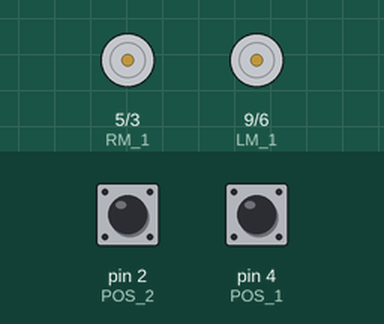
A sketch run on a simulated Arduino Uno, built with avr-gcc and run on an emulated ATmega328P. On the bench: motor-driver pin pairs drawn as motors (green arrow = first pin HIGH = forward, orange = second pin HIGH = backward, longer = more drive). The inputs (shaded band) are chosen by the test bench; at power-on: pin 2 (POS_2) HIGH, pin 4 (POS_1) HIGH.

Above: at 2.2 s.
2.3 s: pin 2 (POS_2) pulled LOW for 0.15 s
At 4.0 s:
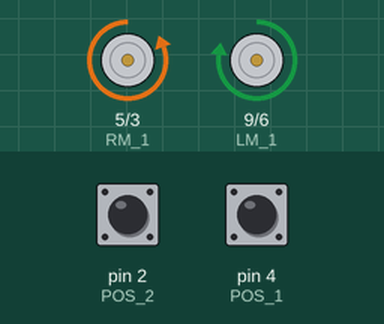
At 8.7 s:
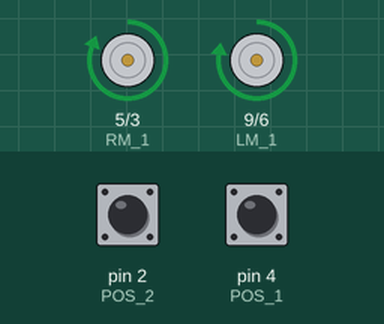
Timing chart, 0 to 36.2 s (numbered marks = the images above; inputs shaded):
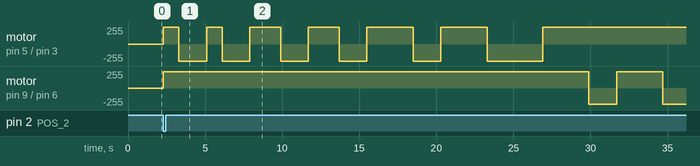

The sketch:

pilesas.ino
```cpp
// переменные двигателей
#define RM_1 5    // IN1 - правый мотор, первый вывод
#define RM_2 3    // IN2 - правый мотор, второй вывод
#define LM_1 9    // IN3 - левый мотор, первый вывод
#define LM_2 6    // IN4 - левый мотор, второй вывод

// переменные кнопки
#define POS_1 4 // Позиция 1 - кнопка выбора автоматического режима
#define POS_2 2 // Позиция 2 - кнопка выбора ручного режима

// переменные ультразвуковых дальномеров
#include <Ultrasonic.h>
//переименование пинов УЗ датчика (левый)
#define TRIG_L 11 // Пин TRIG левого датчика
#define ECHO_L 10 // Пин ECHO левого датчика
//переименование пинов УЗ датчика (правый)
#define TRIG_R 13 // Пин TRIG правого датчика
#define ECHO_R 12 // Пин ECHO правого датчика
long  cm_R, cm_L; // Переменные для хранения расстояний (в см) с датчиков
int duration;     // Переменная для хранения длительности импульса

// Параметры управления
int time=1800;    // Время выполнения поворота (мс)
int speedR=255;   // Скорость правого мотора (0-255)
int speedL=243;   // Скорость левого мотора (0-255)
int n=3;          // Количество витков спирали в ручном режиме

void setup() {
  Serial.begin(9600); // Инициализация последовательного порта

  // Настройка пинов моторов как выходы
  pinMode(LM_1, OUTPUT);
  pinMode(LM_2, OUTPUT);
  pinMode(RM_1, OUTPUT);
  pinMode(RM_2, OUTPUT);

  // Настройка пинов ультразвуковых датчиков
  pinMode(TRIG_R, OUTPUT);
  pinMode(ECHO_R, INPUT);
  pinMode(TRIG_L, OUTPUT);
  pinMode(ECHO_L, INPUT);

  // Настройка пинов кнопок с подтяжкой к питанию
  pinMode(POS_1, INPUT_PULLUP);
  pinMode(POS_2, INPUT_PULLUP);

  delay(1000); // Пауза для стабилизации
}

// Функция измерения расстояний ультразвуковыми датчиками
void UZ(){
  // Измерение правым датчиком
  digitalWrite(TRIG_R, LOW);
  delayMicroseconds(2);
  digitalWrite(TRIG_R, HIGH);
  delayMicroseconds(10);
  digitalWrite(TRIG_R, LOW);
  duration = pulseIn(ECHO_R, HIGH); // Измерение длительности отраженного сигнала
  cm_R = duration*0.034/2; // Перевод в сантиметры

  // Вывод расстояния справа
  Serial.print("Расстояние до препятствия справа= ");
  Serial.print(cm_R);
  Serial.println(" см");
  delay(15);

  // Измерение левым датчиком
  digitalWrite(TRIG_L, LOW);
  delayMicroseconds(2);
  digitalWrite(TRIG_L, HIGH);
  delayMicroseconds(10);
  digitalWrite(TRIG_L, LOW);
  duration = pulseIn(ECHO_L, HIGH);
  cm_L = duration*0.034/2;

  // Вывод расстояния слева
  Serial.print("Расстояние до препятствия слева= ");
  Serial.print(cm_L);
  Serial.println(" см");
  delay(15);

  Serial.println(); // Пустая строка для разделения
  delay(1000); // Пауза между измерениями
}

// Функция поворота вправо:
void R(){
  // Правый мотор назад, левый вперед
  analogWrite(RM_1, 0);
  analogWrite(RM_2, speedR);
  analogWrite(LM_1, speedL);
  analogWrite(LM_2, 0);
  delay(time); // Время поворота
  OFF(); // Остановка моторов
}

// Функция поворота влево:
void L(){
  // Правый мотор вперед, левый назад
  analogWrite(RM_1, speedR);
  analogWrite(RM_2, 0);
  analogWrite(LM_1, 0);
  analogWrite(LM_2, speedL);
  delay(time); // Время поворота
  OFF(); // Остановка моторов
}

// Функция движения вперед:
void V(){
  // Оба мотора вперед
  analogWrite(RM_1, speedR);
  analogWrite(RM_2, 0);
  analogWrite(LM_1, speedL);
  analogWrite(LM_2, 0);
}

// Функция движения назад:
void N(){
  // Оба мотора назад
  analogWrite(RM_1, 0);
  analogWrite(RM_2, speedR);
  analogWrite(LM_1, 0);
  analogWrite(LM_2, speedL);
}

// Функция выключения двигателей:
void OFF(){
  // Все выводы моторов в 0
  analogWrite(RM_1, 0);
  analogWrite(RM_2, 0);
  analogWrite(LM_1, 0);
  analogWrite(LM_2, 0);
}

// Функция разворота при препятствии
void RZ(){
  N(); delay(time); // Движение назад
  OFF(); delay(time); // Пауза
  R(); R(); // Два поворота вправо (разворот)
}

// Автоматический режим работы
void auto_mode(){
  UZ(); // Измерение расстояний

  // Нет препятствия - движение вперед
  if (cm_L >= 10 && cm_R >= 10) {
    V();
  }

  // Препятствие слева - объезд вправо
  if (cm_R > 25 && cm_L < 25) {
    R();
  }

  // Препятствие справа - объезд влево
  if (cm_R < 25 && cm_L > 25) {
    L();
  }

  // Препятствие впереди - разворот
  if (cm_L < 25 && cm_R < 25) {
    RZ();
  }
}

// Ручной режим работы (движение по спирали)
void manual_mode(){
  // Движение от центра по спирали
  for(int i=1; i<=n; i++){
    for(int f=0; f<i; f++){
      V(); // Движение вперед
      delay(1000);
    }
    R(); // Поворот направо
    for(int f=0; f<i; f++){
      V(); // Движение вперед
      delay(1000);
    }
    R(); // Поворот направо
  }

  // Разворот
  R();

  // Движение к центру по спирали
  for(int i=n; i>=1; i--){
    for(int f=0; f<i; f++){
      V(); // Движение вперед
      delay(1000);
    }
    L(); // Поворот налево
    for(int f=0; f<i; f++){
      V(); // Движение вперед
      delay(1000);
    }
    L(); // Поворот налево
  }
}

void loop() {
  // Проверка состояния кнопок и выбор режима работы
  if(!digitalRead(POS_1)==1){    // Если нажата кнопка POS_1
    auto_mode();                 // Включить автоматический режим
  }
  else if(!digitalRead(POS_2)==1){ // Если нажата кнопка POS_2
    manual_mode();                // Включить ручной режим
  }
  else{
    OFF();                       // Иначе - остановка
  }
}
```
